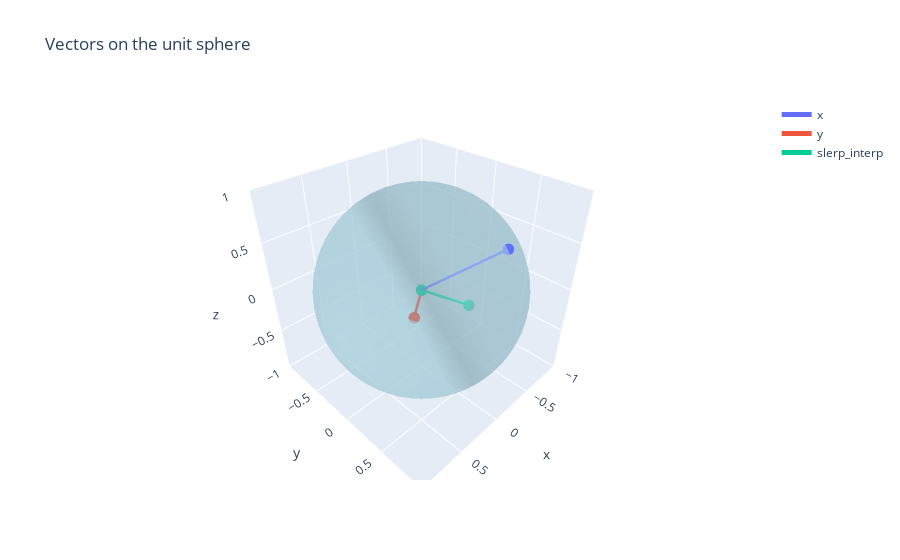

The notebook cell saved with this chart:
### Code cell
hypersphereslerp = HypersphereSLERP(dim=dim, single_weight=False)
slerp_interp = hypersphereslerp(x, y)

plot_vectors_unit_sphere([x[0].numpy(), y[0].numpy(), slerp_interp[0].detach().numpy()], names=['x', 'y', 'slerp_interp'])

### Figure 1 — Plotly figure (JSON) as saved in the notebook; plotly's stock layout.template omitted (floating-point values rounded to 4 significant figures; data arrays with more than 128 entries replaced by an {"elided": "..."} marker saying what was removed)
{"data": [{"line": {"width": 5}, "marker": {"size": 4}, "mode": "lines+markers", "name": "x", "type": "scatter3d", "x": [0, -0.2622], "y": [0, 0.7267], "z": [0, 0.635]}, {"line": {"width": 5}, "marker": {"size": 4}, "mode": "lines+markers", "name": "y", "type": "scatter3d", "x": [0, -0.3553], "y": [0, -0.4757], "z": [0, -0.8047]}, {"line": {"width": 5}, "marker": {"size": 4}, "mode": "lines+markers", "name": "slerp_interp", "type": "scatter3d", "x": [0, -0.7854], "y": [0, -0.03361], "z": [0, -0.6181]}, {"alphahull": 0, "color": "lightblue", "opacity": 0.5, "type": "mesh3d", "x": {"elided": "2112 float values"}, "y": {"elided": "2112 float values"}, "z": {"elided": "2112 float values"}}], "layout": {"scene": {"aspectmode": "cube", "xaxis": {"range": [-1, 1]}, "yaxis": {"range": [-1, 1]}, "zaxis": {"range": [-1, 1]}}, "title": {"text": "Vectors on the unit sphere"}}}
